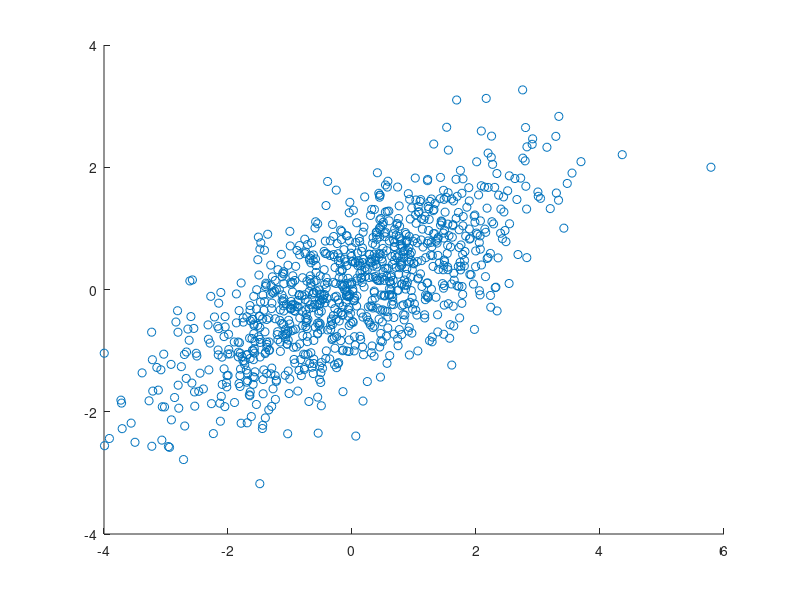

Reproduce this figure in MATLAB. (Note: this script raises an error after producing the figure.)
clear all;
close all;
MeanActual=[0;0];
CovActual=[2 1;1 1];
N=1000;
D=mvnrnd(MeanActual,CovActual,N);
MeanFromData=mean(D);
DMS=D-MeanFromData;
SctrMatrix=DMS'*DMS;
CovFromData=SctrMatrix/(N-1);
MeanFromData
CovFromData

scatter(DMS(:,1),DMS(:,2));
hold on;
%Eigen valaues
[u1,v1]=eigs(SctrMxatrix);
u1
v1
[u2,v2]=eigs(CovFromData);
u2
v2
%plot
PrincDir1=u1(:,1);
%set x min and max range
xmin=min(DMS(:,1));
xmax=max(DMS(:,1));
xpoints=linspace(xmin,xmax,1000);
slope=PrincDir1(2)/PrincDir1(1);
c=MeanFromData(2)-slope*MeanFromData(1);
ypoints=slope*xpoints+c;
scatter(xpoints,ypoints,4,[1 0 0]);
hold on;